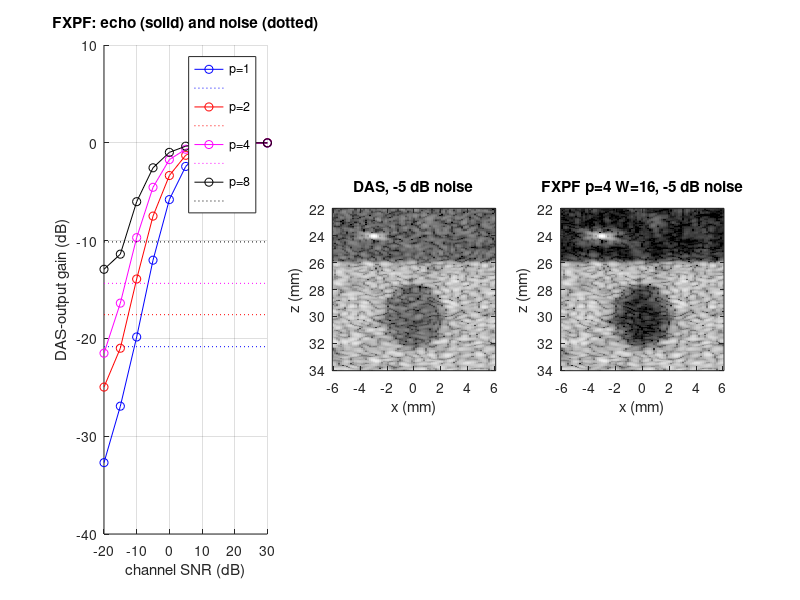

MATLAB code to generate this figure:
%% m25_fxpf.m  -  f-x prediction filtering (FXPF) of delayed channel data
% Purpose : (1) show that q plane waves across the aperture obey an order-q linear
%           recursion (exact prediction for p >= q); (2) Monte Carlo of the FXPF gain on
%           white noise and on a focused echo versus channel SNR (regression dilution);
%           (3) image a cyst/point phantom with DAS and with FXPF (Hann windows of W
%           samples, 50 % overlap, per-bin forward + backward AR(p) least squares, DAS).
% Change  : p, W, mu, noise_dB; add more plane waves in section 1.
% Expect  : section 1 residual ~1e-15 once p >= q; noise-only gain about -14 dB for p = 4
%           (forward-only projection estimate 10 log10(p/(N-p)) = -11.8 dB); a 0 dB echo
%           loses ~2 dB (p = 4) and ~6 dB (p = 1); at -5 dB channel noise FXPF raises CR
%           and gCNR while the point width and speckle SNR stay. Runtime ~15 s in Octave.
% Base MATLAB only; runs in MATLAB R2019b+ and GNU Octave 8.
clear; close all; rng(3);
N = 64; c = 1540; f0 = 5e6; lam = c/f0; pitch = 0.3e-3; z = 30e-3; mu = 1e-3;
psi = @(dx) 2*pi*pitch*dx/(lam*z);                      % phase step per element for a wave from lateral offset dx

%% 1. Linear prediction across the aperture: residual of a forward AR(p) fit to q plane waves
fprintf('relative LS residual of a forward AR(p) fit, noise-free, q plane waves (offsets 0, 1.3, -2.1 mm)\n');
offs = [0 1.3e-3 -2.1e-3]; amps = [1 0.7 0.5];
for q = 1:3
  x = zeros(N,1); for k = 1:q, x = x + amps(k)*exp(1j*(psi(offs(k))*(0:N-1)' + k)); end
  r = zeros(1,4);
  for p = 1:4
    A = zeros(N-p, p); for k = 1:p, A(:,k) = x(p+1-k:N-k); end; b = x(p+1:N); a = A\b; r(p) = norm(b - A*a)/norm(b);
  end
  fprintf('  q = %d: p = 1..4 -> %s\n', q, sprintf('%9.1e', r));
end

%% 2. Monte Carlo: FXPF prediction (forward + backward, loading mu) on a constant echo plus white noise
p_list = [1 2 4 8]; snr_list = -20:5:30; T = 200; Tn = 2000;   % trials per echo SNR, trials for noise only (heavy-tailed: needs more)
gs = zeros(numel(p_list), numel(snr_list)); gn = zeros(numel(p_list), 1);
for ip = 1:numel(p_list)
  p = p_list(ip);
  for is = 0:numel(snr_list)                             % is = 0: noise only
    if is == 0, Aamp = 0; else, Aamp = 10^(snr_list(is)/20); end
    acc = 0; pn = 0; pn0 = 0;
    for t = 1:(T + (is == 0)*(Tn - T))
      nz = (randn(N,1) + 1j*randn(N,1))/sqrt(2); x = Aamp + nz; y = zeros(N,1); cnt = zeros(N,1);
      for dirn = [1 -1]
        if dirn > 0, tgt = (p+1:N)'; else, tgt = (1:N-p)'; end
        A = zeros(numel(tgt), p); for k = 1:p, A(:,k) = x(tgt - dirn*k); end
        G = A'*A; a = (G + mu*real(trace(G))/p*eye(p))\(A'*x(tgt)); y(tgt) = y(tgt) + A*a; cnt(tgt) = cnt(tgt) + 1;
      end
      y = y./cnt;
      if is == 0, pn = pn + abs(sum(y))^2; pn0 = pn0 + abs(sum(nz))^2; else, acc = acc + sum(y); end
    end
    if is == 0, gn(ip) = 10*log10(pn/pn0); else, gs(ip, is) = 20*log10(abs(acc/T)/(N*Aamp)); end
  end
end
fprintf('\nnoise-only DAS-output power gain (dB), %d trials, and forward-only estimate 10log10(p/(N-p)):\n', Tn);
for ip = 1:numel(p_list), fprintf('  p = %d: %6.1f dB   (estimate %6.1f dB)\n', p_list(ip), gn(ip), 10*log10(p_list(ip)/(N-p_list(ip)))); end
fprintf('echo amplitude gain (dB) at channel SNR %s dB:\n', sprintf('%4d', snr_list));
for ip = 1:numel(p_list), fprintf('  p = %d: %s\n', p_list(ip), sprintf('%6.1f', gs(ip,:))); end

%% 3. Image: plane-wave phantom (9 angles), DAS vs FXPF at -5 dB channel noise
fs = 20e6; xe = ((0:N-1) - (N-1)/2)*pitch; bw = 0.6; sigf = bw*f0/(2*sqrt(2*log(2))); sigt = 1/(2*pi*sigf);
ang = (-4:4)*pi/180; Na = numel(ang); t0 = 25e-6; Nt = 580; tt = t0 + (0:Nt-1)'/fs; noise_dB = -5; p = 4; W = 16;
nsc = round(13.6*8.6*80); xs = -6.8e-3 + 13.6e-3*rand(nsc,1); zs = 26e-3 + 8.6e-3*rand(nsc,1);
keep = (xs.^2 + (zs-30e-3).^2) > (2.5e-3)^2; xs = [xs(keep); -3e-3]; zs = [zs(keep); 24e-3]; as = [randn(sum(keep),1); 15];
IQ = zeros(Nt, N, Na); K4 = ceil(4*sigt*fs); E = repmat(1:N, numel(xs), 1);
for a = 1:Na
  tau = (xs*sin(ang(a)) + zs*cos(ang(a)))/c + sqrt((xs - xe).^2 + zs.^2)/c; ph = as.*exp(-1j*2*pi*f0*tau); n0 = (tau - t0)*fs;
  accr = zeros(Nt*N,1); acci = accr;
  for k = -K4:K4
    n = floor(n0) + k; g = exp(-((n - n0)/fs).^2/(2*sigt^2)); ok = n >= 0 & n < Nt; idx = n(ok) + 1 + (E(ok)-1)*Nt; v = g(ok).*ph(ok);
    accr = accr + accumarray(idx, real(v), [Nt*N 1]); acci = acci + accumarray(idx, imag(v), [Nt*N 1]);
  end
  IQ(:,:,a) = reshape(accr + 1j*acci, Nt, N);
end
Pref = mean(mean(abs(IQ(tt > 2*27.5e-3/c & tt < 2*33e-3/c, :, 5)).^2)); taps = exp(-((-K4:K4)'/fs).^2/(2*sigt^2));
for a = 1:Na, IQ(:,:,a) = IQ(:,:,a) + sqrt(Pref*10^(noise_dB/10)/sum(taps.^2))*conv2((randn(Nt+2*K4,N) + 1j*randn(Nt+2*K4,N))/sqrt(2), taps, 'valid'); end
dz = 0.075e-3; xg = (-6:0.15:6)*1e-3; zo = (22e-3:dz:34e-3)'; nzo = numel(zo); nx = numel(xg);
[Zp, Xp] = ndgrid(zo, xg); Xp = Xp(:); Zp = Zp(:); Ttx = (Xp*sin(ang) + Zp*cos(ang))/c; Ptx = exp(1j*2*pi*f0*Ttx); S = zeros(numel(Xp), N);
for e = 1:N
  trx = sqrt((Xp - xe(e)).^2 + Zp.^2)/c; acc = 0;
  for a = 1:Na
    fn = (Ttx(:,a) + trx - t0)*fs; n = floor(fn); fr = fn - n; ok = n >= 0 & n < Nt-1; col = IQ(:,e,a); v = zeros(size(fn));
    v(ok) = col(n(ok)+1).*(1-fr(ok)) + col(n(ok)+2).*fr(ok); acc = acc + v.*Ptx(:,a);
  end
  S(:,e) = acc.*exp(1j*2*pi*f0*trx);
end
S = reshape(S, nzo, nx, N);
% FXPF: per window, FFT along depth, per bin vectorized forward/backward LS over all columns, IFFT, overlap-add
tic; win = 0.5 - 0.5*cos(2*pi*(0:W-1)'/W); hop = W/2; Y = zeros(nzo, nx, N);   % periodic Hann: 50 % overlap sums to 1
for s0 = -hop:hop:nzo-1
  rr = s0 + (1:W); ok = rr >= 1 & rr <= nzo; seg = zeros(W, nx, N); seg(ok,:,:) = S(rr(ok),:,:);
  F = fft(seg.*win, [], 1); G = zeros(W, nx, N);
  for kb = 1:W
    Xb = reshape(F(kb,:,:), nx, N); pr = zeros(nx, N); cnt = zeros(1, N);
    for dirn = [1 -1]
      if dirn > 0, tgt = p+1:N; else, tgt = 1:N-p; end
      A = zeros(nx, numel(tgt), p); for q = 1:p, A(:,:,q) = Xb(:, tgt - dirn*q); end
      Gm = zeros(nx, p, p); h = zeros(nx, p);
      for q1 = 1:p, h(:,q1) = sum(conj(A(:,:,q1)).*Xb(:,tgt), 2); for q2 = 1:p, Gm(:,q1,q2) = sum(conj(A(:,:,q1)).*A(:,:,q2), 2); end, end
      tr = zeros(nx,1); for q = 1:p, tr = tr + real(Gm(:,q,q)); end
      for q = 1:p, Gm(:,q,q) = Gm(:,q,q) + mu*tr/p + 1e-30; end
      for k = 1:p, for i = k+1:p, fct = Gm(:,i,k)./Gm(:,k,k); for j = k:p, Gm(:,i,j) = Gm(:,i,j) - fct.*Gm(:,k,j); end, h(:,i) = h(:,i) - fct.*h(:,k); end, end
      cf_ = zeros(nx, p); for k = p:-1:1, sres = h(:,k); for j = k+1:p, sres = sres - Gm(:,k,j).*cf_(:,j); end, cf_(:,k) = sres./Gm(:,k,k); end
      P_ = zeros(nx, numel(tgt)); for q = 1:p, P_ = P_ + cf_(:,q).*A(:,:,q); end
      pr(:, tgt) = pr(:, tgt) + P_; cnt(tgt) = cnt(tgt) + 1;
    end
    G(kb,:,:) = reshape(pr./cnt, [1 nx N]);
  end
  g = ifft(G, [], 1); Y(rr(ok),:,:) = Y(rr(ok),:,:) + g(ok,:,:);
  if s0 == 72, Fchk = F; Gchk = G; end
end
tfx = toc;
imgs = {abs(sum(S,3))/N, abs(sum(Y,3))/N}; names = {'DAS', sprintf('FXPF p=%d W=%d', p, W)};
[ZI, XI] = ndgrid(zo, xg); cyst = (XI.^2 + (ZI-30e-3).^2) < (2e-3)^2; bgr = XI >= -5.8e-3 & XI <= -3.4e-3 & ZI >= 28e-3 & ZI <= 32e-3;
[~, rpt] = min(abs(zo - 24e-3)); sel = abs(xg + 3e-3) < 1.5e-3;
gcnr = @(a, b) 1 - sum(min(histc(a, linspace(min([a;b]), max([a;b]), 101))/numel(a), histc(b, linspace(min([a;b]), max([a;b]), 101))/numel(b)));
fprintf('\nimage at %d dB channel noise (FXPF %.1f s for %d x %d pixels)\n%-14s %8s %7s %7s %7s\n', noise_dB, tfx, nzo, nx, 'image', 'CR(dB)', 'gCNR', 'sSNR', 'pt -6dB');
for i = 1:2
  A = imgs{i}; pr = A(rpt, sel);
  fprintf('%-14s %8.1f %7.3f %7.2f %5.2fmm\n', names{i}, 10*log10(mean(A(bgr).^2)/mean(A(cyst).^2)), gcnr(A(cyst), A(bgr)), mean(A(bgr))/std(A(bgr),1), sum(pr >= max(pr)/2)*0.15);
end
% cross-check: the vectorized solver equals the per-vector solver of section 2 on one aperture vector
x = squeeze(Fchk(3, 40, :)); y = zeros(N,1); cnt = zeros(N,1);
for dirn = [1 -1]
  if dirn > 0, tgt = (p+1:N)'; else, tgt = (1:N-p)'; end
  A = zeros(numel(tgt), p); for k = 1:p, A(:,k) = x(tgt - dirn*k); end
  Gq = A'*A; a = (Gq + mu*real(trace(Gq))/p*eye(p))\(A'*x(tgt)); y(tgt) = y(tgt) + A*a; cnt(tgt) = cnt(tgt) + 1;
end
fprintf('vectorized vs per-vector prediction (window at row 73, bin 3, column 40): max rel. difference %.1e\n', max(abs(y./cnt - squeeze(Gchk(3,40,:))))/max(abs(y)));

%% Figures
figure('Position', [50 50 1150 330]);
subplot(1,3,1); hold on; cols = 'brmk';
for ip = 1:numel(p_list), plot(snr_list, gs(ip,:), [cols(ip) '-o']); plot(snr_list([1 end]), gn(ip)*[1 1], [cols(ip) ':']); end
xlabel('channel SNR (dB)'); ylabel('DAS-output gain (dB)'); title('FXPF: echo (solid) and noise (dotted)'); legend('p=1','','p=2','','p=4','','p=8',''); grid on;
for i = 1:2
  subplot(1,3,i+1); A = imgs{i}/max(imgs{i}(:)); imagesc(xg*1e3, zo*1e3, 20*log10(A + 1e-12), [-60 0]); axis image; colormap(gray);
  title([names{i} ', ' num2str(noise_dB) ' dB noise']); xlabel('x (mm)'); ylabel('z (mm)');
end
